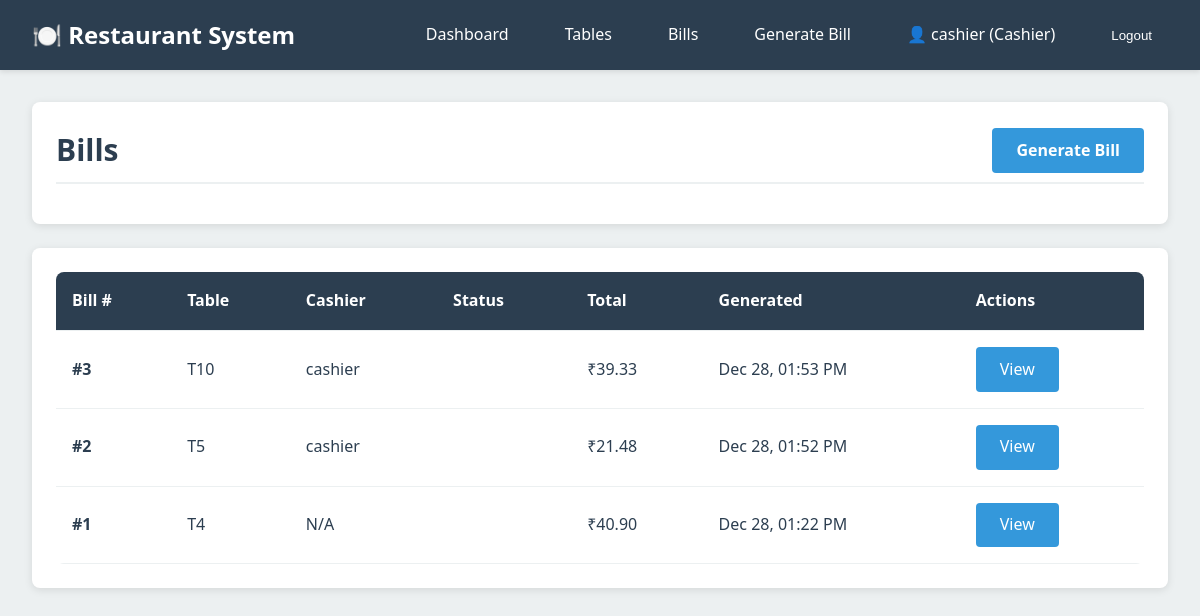
The page /billing/ (signed in) on the database its author committed.
### accounts/models.py (models this page shows, shortened)
class User(AbstractUser):
    class Role(models.TextChoices):
        WAITER = 'WAITER', 'Waiter'
        CASHIER = 'CASHIER', 'Cashier'
        MANAGER = 'MANAGER', 'Manager'
    role = models.CharField(
        max_length=10,
        choices=Role.choices,
        default=Role.WAITER
    )
    phone_number = models.CharField(max_length=15, blank=True)
    employee_id = models.CharField(max_length=20, unique=True, blank=True, null=True)
    class Meta:
        db_table = 'users'
        verbose_name = 'User'
        verbose_name_plural = 'Users'
    @property
    def is_waiter(self):
        return self.role == self.Role.WAITER
    @property
    def is_cashier(self):
        return self.role == self.Role.CASHIER
    @property
    def is_manager(self):
        return self.role == self.Role.MANAGER

### billing/models.py (models this page shows, shortened)
class Bill(models.Model):
    class Status(models.TextChoices):
        NOT_GENERATED = 'NOT_GENERATED', 'Not Generated'
        PENDING_PAYMENT = 'PENDING_PAYMENT', 'Pending Payment'
        PAID = 'PAID', 'Paid'
    table = models.ForeignKey('tables.Table', on_delete=models.CASCADE, related_name='bills')
    order = models.OneToOneField('orders.Order', on_delete=models.CASCADE, related_name='bill')
    cashier = models.ForeignKey(
        settings.AUTH_USER_MODEL,
        on_delete=models.SET_NULL,
        null=True,
        blank=True,
        related_name='processed_bills'
    )
    subtotal = models.DecimalField(max_digits=10, decimal_places=2)
    tax_percentage = models.DecimalField(
        max_digits=5,
        decimal_places=2,
        default=Decimal('5.00'),
        validators=[MinValueValidator(Decimal('0.00')), MaxValueValidator(Decimal('100.00'))]
    )
    tax_amount = models.DecimalField(max_digits=10, decimal_places=2)
    total_amount = models.DecimalField(max_digits=10, decimal_places=2)
    status = models.CharField(
        max_length=20,
        choices=Status.choices,
        default=Status.PENDING_PAYMENT,
        db_index=True
    )
    generated_at = models.DateTimeField(auto_now_add=True)
    paid_at = models.DateTimeField(null=True, blank=True)
    class Meta:
        db_table = 'bills'
        ordering = ['-generated_at']
        verbose_name = 'Bill'
        verbose_name_plural = 'Bills'

### tables/models.py (models this page shows, shortened)
class Table(models.Model):
    class Status(models.TextChoices):
        AVAILABLE = 'AVAILABLE', 'Available'
        OCCUPIED = 'OCCUPIED', 'Occupied'
        BILL_REQUESTED = 'BILL_REQUESTED', 'Bill Requested'
        CLOSED = 'CLOSED', 'Closed'
    table_number = models.CharField(max_length=10, unique=True, db_index=True)
    seating_capacity = models.PositiveIntegerField()
    status = models.CharField(
        max_length=20,
        choices=Status.choices,
        default=Status.AVAILABLE,
        db_index=True
    )
    last_activity = models.DateTimeField(auto_now=True)
    created_at = models.DateTimeField(auto_now_add=True)
    class Meta:
        db_table = 'tables'
        ordering = ['table_number']
        verbose_name = 'Table'
        verbose_name_plural = 'Tables'

### billing/views.py (the view)
# urls.py: path('', views.BillListView.as_view(), name='list'),
class BillListView(LoginRequiredMixin, ListView):
    model = Bill
    template_name = 'billing/bill_list.html'
    context_object_name = 'bills'
    paginate_by = 20
    def dispatch(self, request, *args, **kwargs):
        if not (request.user.is_cashier or request.user.is_manager):
            messages.error(request, "You don't have permission to view bills.")
            return redirect('dashboard:home')
        return super().dispatch(request, *args, **kwargs)
    def get_queryset(self):
        queryset = Bill.objects.all().select_related('table', 'order', 'cashier')
        status = self.request.GET.get('status')
        if status:
            queryset = queryset.filter(status=status)
        return queryset.order_by('-generated_at')

### templates/billing/bill_list.html (shortened to what this page needs)
{% extends 'base.html' %}
{% block content %}
<div class="container">
    <div class="card">
        <div class="card-header flex justify-between items-center">
            <h2>Bills</h2>
            <a href="{% url 'billing:generate' %}" class="btn btn-primary">Generate Bill</a>
        </div>
    </div>
    {% if bills %}
    <div class="card">
        <table class="table">
            <thead>
                <tr>
                    <th>Bill #</th>
                    <th>Table</th>
                    <th>Cashier</th>
                    <th>Status</th>
                    <th>Total</th>
                    <th>Generated</th>
                    <th>Actions</th>
                </tr>
            </thead>
            <tbody>
                {% for bill in bills %}
                <tr>
                    <td><strong>#{{ bill.pk }}</strong></td>
                    <td>{{ bill.table.table_number }}</td>
                    <td>{{ bill.cashier.username|default:"N/A" }}</td>
                    <td>
                        <span class="table-status-badge badge-{{ bill.status|lower }}">
                        </span>
                    </td>
                    <td>₹{{ bill.total_amount }}</td>
                    <td>{{ bill.generated_at|date:"M d, h:i A" }}</td>
                    <td>
                        <a href="{% url 'billing:detail' bill.pk %}" class="btn btn-sm btn-primary">View</a>
                    </td>
                </tr>
                {% endfor %}
            </tbody>
        </table>
    </div>
    {% else %}
    <div class="card">
        <p style="padding: 1rem;">No bills found.</p>
    </div>
    {% endif %}
</div>
{% endblock %}

### templates/base.html (shortened to what this page needs)
<!DOCTYPE html>
<html lang="en">
<head>
    {% load static %}
    <link rel="stylesheet" href="{% static 'css/style.css' %}">
</head>
<body>
    {% if user.is_authenticated %}
    <nav class="navbar">
        <a href="{% url 'dashboard:home' %}" class="navbar-brand">🍽️ Restaurant System</a>
        <ul class="navbar-nav">
            <li><a href="{% url 'dashboard:home' %}" class="nav-link">Dashboard</a></li>
            <li><a href="{% url 'dashboard:table_status' %}" class="nav-link">Tables</a></li>
            {% if user.is_cashier or user.is_manager %}
            <li><a href="{% url 'billing:list' %}" class="nav-link">Bills</a></li>
            <li><a href="{% url 'billing:generate' %}" class="nav-link">Generate Bill</a></li>
            {% endif %}
            <li>
                <span class="nav-link" style="cursor: default;">
                    👤 {{ user.username }} ({{ user.get_role_display }})
                </span>
            </li>
            <li>
                <form method="post" action="{% url 'accounts:logout' %}" style="display: inline;">
                    <button type="submit" class="nav-link" style="background: none; border: none; cursor: pointer; color: white;">
                        Logout
                    </button>
                </form>
            </li>
        </ul>
    </nav>
    {% endif %}
    <main>
        {% block content %}{% endblock %}
    </main>
</body>
</html>

### static/css/style.css (style rules this page uses)
:root { --primary-color: #2c3e50; --secondary-color: #3498db; --success-color: #27ae60; --warning-color: #f39c12; --danger-color: #e74c3c; --info-color: #16a085; --light-bg: #ecf0f1; --dark-text: #2c3e50; --border-color: #bdc3c7; }
* { margin: 0; padding: 0; box-sizing: border-box; }
body { font-family: 'Segoe UI', Tahoma, Geneva, Verdana, sans-serif; background-color: var(--light-bg); color: var(--dark-text); line-height: 1.6; }
.navbar { background-color: var(--primary-color); color: white; padding: 1rem 2rem; display: flex; justify-content: space-between; align-items: center; box-shadow: 0 2px 5px rgba(0,0,0,0.1); }
.navbar-brand { font-size: 1.5rem; font-weight: bold; color: white; text-decoration: none; }
.navbar-nav { display: flex; list-style: none; gap: 1.5rem; align-items: center; }
.nav-link { color: white; text-decoration: none; padding: 0.5rem 1rem; border-radius: 4px; transition: background-color 0.3s; }
.container { max-width: 1200px; margin: 0 auto; padding: 2rem; }
.card { background: white; border-radius: 8px; box-shadow: 0 2px 8px rgba(0,0,0,0.1); padding: 1.5rem; margin-bottom: 1.5rem; }
.card-header { font-size: 1.25rem; font-weight: 600; margin-bottom: 1rem; padding-bottom: 0.5rem; border-bottom: 2px solid var(--light-bg); }
.table-status-badge { display: inline-block; padding: 0.25rem 0.75rem; border-radius: 20px; font-size: 0.85rem; font-weight: 500; color: white; }
.btn { display: inline-block; padding: 0.6rem 1.5rem; border: none; border-radius: 4px; font-size: 1rem; cursor: pointer; text-decoration: none; transition: all 0.3s; text-align: center; }
.btn-primary { background-color: var(--secondary-color); color: white; }
.table { width: 100%; border-collapse: collapse; background: white; border-radius: 8px; overflow: hidden; }
.table thead { background-color: var(--primary-color); color: white; }
.table th, .table td { padding: 1rem; text-align: left; border-bottom: 1px solid var(--light-bg); }
.flex { display: flex; }
.justify-between { justify-content: space-between; }
.items-center { align-items: center; }

### rows shown on the page
User: username "cashier", role "Cashier"
Bill: pk "3", table.table_number "T10", cashier.username "cashier", total_amount "39.33", generated_at "Dec 28, 01:53 PM"
Bill: pk "2", table.table_number "T5", cashier.username "cashier", total_amount "21.48", generated_at "Dec 28, 01:52 PM"
Bill: pk "1", table.table_number "T4", cashier.username "N/A", total_amount "40.90", generated_at "Dec 28, 01:22 PM"
